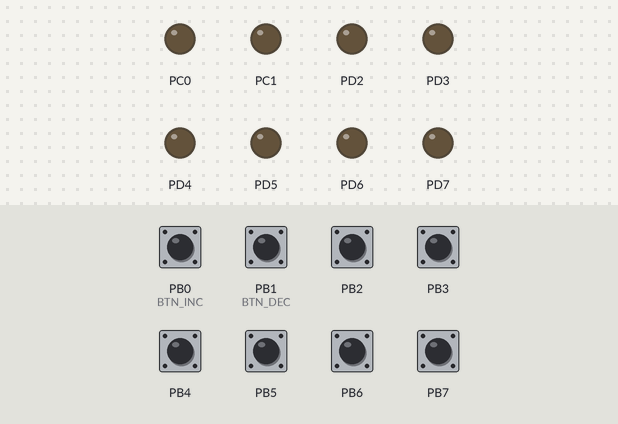
Simulated run of this program. Board: ATmega328P, built with avr-gcc and emulated at 16 MHz. Parts: output pins drawn as LEDs (lit = HIGH). Inputs (shaded band) come from the test bench; at power-on: PB0 (BTN_INC), PB1 (BTN_DEC), PB2–7 HIGH.

Above: at 1.2 s.
1.3 s: PB0 (BTN_INC) pulled LOW for 0.15 s
At 2.6 s:
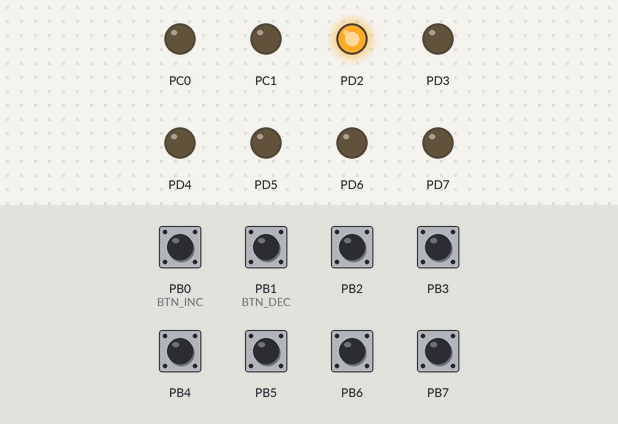
2.9 s: PB0 (BTN_INC) pulled LOW for 1 s
At 5.1 s:
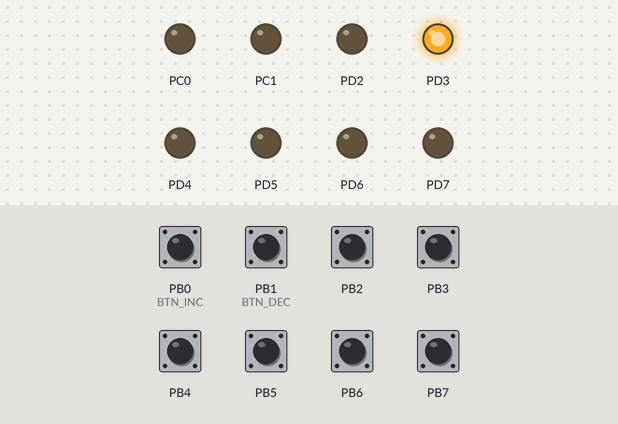
5.4 s: PB0 (BTN_INC) pulled LOW for 0.15 s
At 6.0 s:
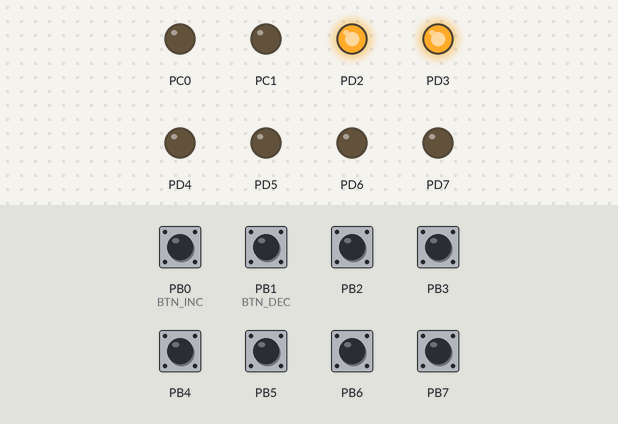
7.0 s: PB0 (BTN_INC) pulled LOW for 0.15 s
At 8.3 s:
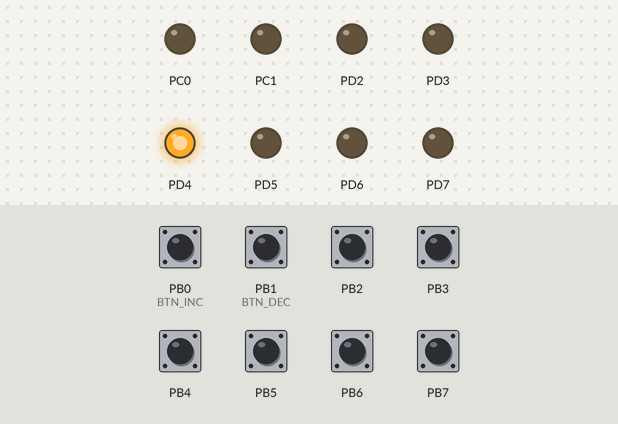
8.6 s: PB0 (BTN_INC) pulled LOW for 1 s
At 10.8 s:
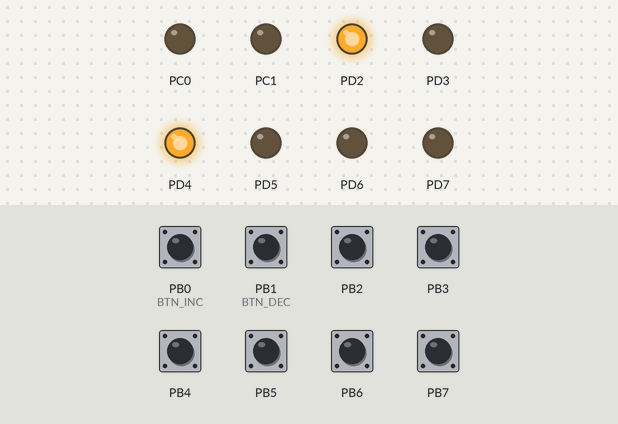
11.1 s: PB0 (BTN_INC) pulled LOW for 0.15 s
At 12.7 s:
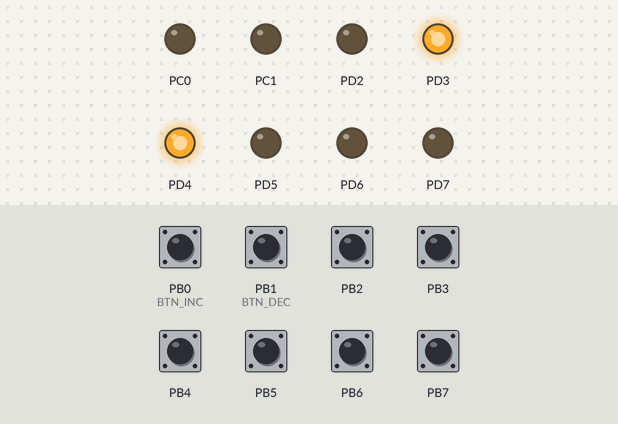
Timing chart, 0 to 13.7 s (numbered marks = the images above; inputs shaded):
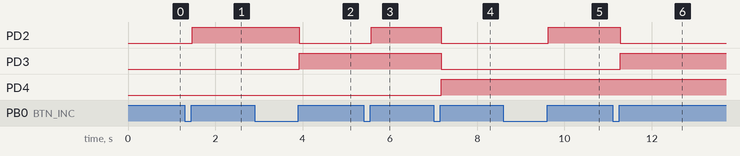

Measured:
- after the input at 1.3 s, PD2: LOW → HIGH after 0.18 s
- after the input at 2.9 s, PD2: HIGH → LOW after 1.0 s; PD3: LOW → HIGH after 1.0 s
- after the input at 5.4 s, PD2: LOW → HIGH after 0.18 s
- after the input at 7.0 s, PD2, PD3: HIGH → LOW after 0.18 s; PD4: LOW → HIGH after 0.18 s
- after the input at 8.6 s, PD2: LOW → HIGH after 1.0 s
- after the input at 11.1 s, PD2: HIGH → LOW after 0.18 s; PD3: LOW → HIGH after 0.18 s

The program:

main.c
```c
/*
 * NombreProgra.c
 *
 * Created: 07/04/2026
 * Author: Juan Rodrigo Donis
 * Description: Prelab
 */
/****************************************/
// Encabezado (Libraries)

#define F_CPU 16000000UL
#include <avr/io.h>
#include <util/delay.h>
#include <stdint.h>

/****************************************/
// Function prototypes

void mostrarContador(uint8_t valor);
uint8_t leerBoton(uint8_t pin);

/****************************************/
// Main Function

#define BTN_INC PB0
#define BTN_DEC PB1

int main(void)
{
    uint8_t contador = 0;

    // D2-D7 como salidas para bits 0-5
    DDRD |= 0b11111100;

    // A0-A1 como salidas para bits 6-7
    DDRC |= 0b00000011;

    // D8 y D9 como entradas
    DDRB &= ~((1 << BTN_INC) | (1 << BTN_DEC));

    // Pull-up interno en botones
    PORTB |= (1 << BTN_INC) | (1 << BTN_DEC);

    mostrarContador(contador);

    while (1)
    {
        if (leerBoton(BTN_INC))
        {
            contador++;
            mostrarContador(contador);
        }
        else if (leerBoton(BTN_DEC))
        {
            contador--;
            mostrarContador(contador);
        }
    }
}

/****************************************/
// NON-Interrupt subroutines

void mostrarContador(uint8_t valor)
{
    // Bits 0 a 5 del contador -> PD2 a PD7
    PORTD = (PORTD & 0b00000011) | ((valor & 0b00111111) << 2);

    // Bits 6 y 7 del contador -> PC0 y PC1
    PORTC = (PORTC & 0b11111100) | ((valor >> 6) & 0b00000011);
}

uint8_t leerBoton(uint8_t pin)
{
    // Con pull-up: presionado = 0
    if (!(PINB & (1 << pin)))
    {
        _delay_ms(25);

        if (!(PINB & (1 << pin)))
        {
            while (!(PINB & (1 << pin)))
            {
                // Espera a que se suelte
            }

            _delay_ms(25);
            return 1;
        }
    }

    return 0;
}

/****************************************/
// Interrupt routines
```
